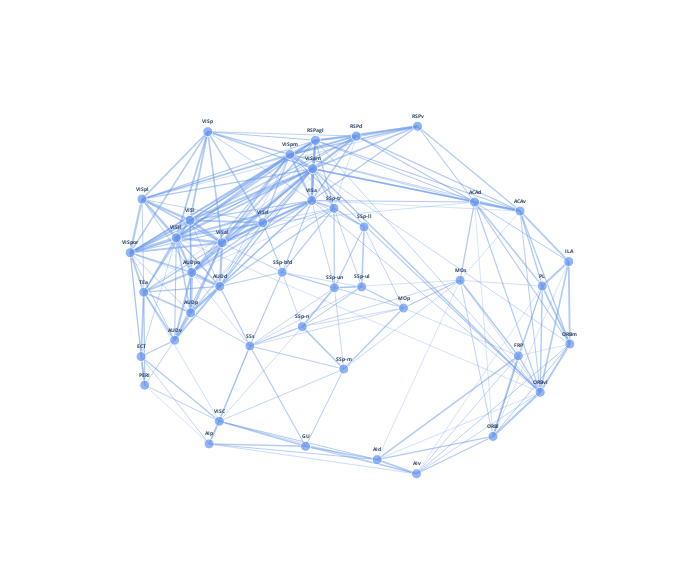

Source (notebook cell):
### Code cell
# get the range for thresholding the network.
a  = sym_cxcx.reshape(-1,1)
plt.hist(a, bins = 100)
print(sum(a > 4.2e-4)/len(a)) 


conn_graph = nx.Graph()
for area in area_list_sort:
    conn_graph.add_node(area, size = 2)
conn_graph.nodes()

# thresholding the network
threshold = 2.9e-4
conn_cxcx_thres = sym_cxcx * (sym_cxcx > threshold)
# add edges to the graph
for area1_index in range(len(area_list_sort)):
    for area2_index in range(area1_index+1, len(area_list_sort)):
        area1 = area_list_sort[area1_index]
        area2 = area_list_sort[area2_index]
        conn = conn_cxcx_thres[area1_index, area2_index]
        if conn > 0:
            conn_graph.add_edge(
            area1, area2, weight = conn)

# For each edge, make an edge_trace, append to list

edge_trace = []
for edge in conn_graph.edges():
    wgt = conn_graph.edges()[edge]['weight']
    if wgt > 0:
        area1 = edge[0]
        area2 = edge[1]

        x0, y0 = pos_[area1]
        x1, y1 = pos_[area2]

        text   = area1 + '--' + area2 + ': ' + str(wgt)
        
        trace  = make_edge(
            [x0, x1, None], [y0, y1, None], text,
            weight2thick(wgt, threshold) * 2 + 0.5)
        edge_trace.append(trace)
        
# Make a node trace
node_trace = go.Scatter(x         = [],
                        y         = [],
                        text      = [],
                        textposition = "top center",
                        textfont_size = 5,
                        mode      = 'markers+text',
                        hoverinfo = 'none',
                        marker    = dict(color = [],
                                         size  = [],
                                         line  = None))
# For each node, get the position and size and add to the node_trace
for node in conn_graph.nodes():
    x, y = pos_[node]
    node_trace['x'] += tuple([x])
    node_trace['y'] += tuple([y])
    node_trace['marker']['color'] += tuple(['cornflowerblue'])
    node_trace['marker']['size'] += tuple([5*conn_graph.nodes()[node]['size']])
    node_trace['text'] += tuple(['<b>' + node + '</b>'])        


layout = go.Layout(
    paper_bgcolor='rgba(0,0,0,0)',
    plot_bgcolor='rgba(0,0,0,0)'
)

saveFig = True
fileName = 'rawConnectivityMap.svg'

fig = go.Figure(layout = layout)

for trace in edge_trace:
    fig.add_trace(trace)

fig.add_trace(node_trace)

fig.update_layout(showlegend = False)

fig.update_xaxes(showticklabels = False, automargin=True)

fig.update_yaxes(showticklabels = False, scaleanchor='x', scaleratio=1, automargin=True)
fig.update_layout(width = 700, height=580)
fig.show()
if saveFig:
    fig.write_image("figure/loadDataProcessing/"+ fileName, width=700, height=580, scale=1)
# py.plot(fig, filename='conn_graph.html')
